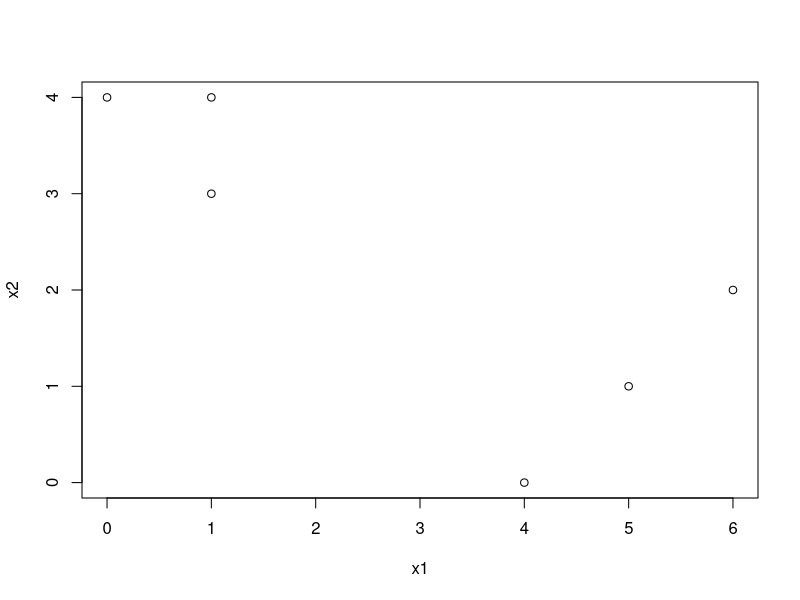
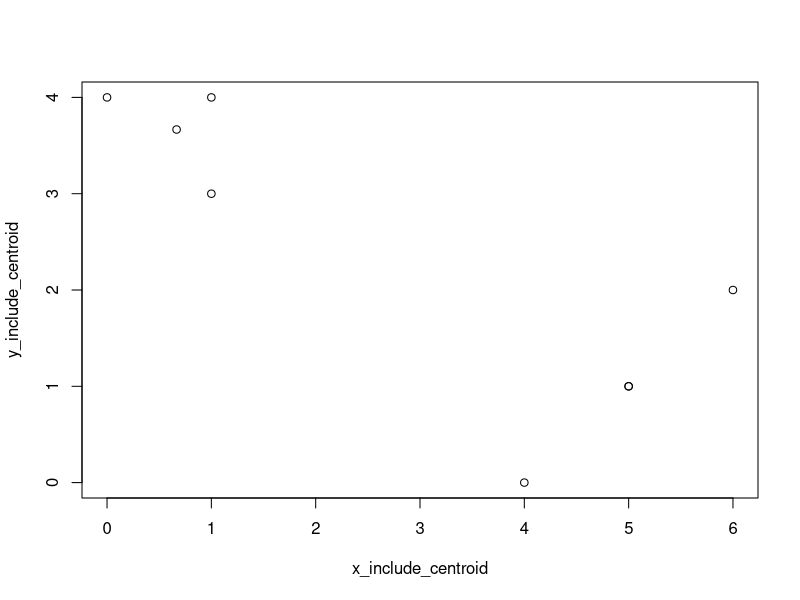
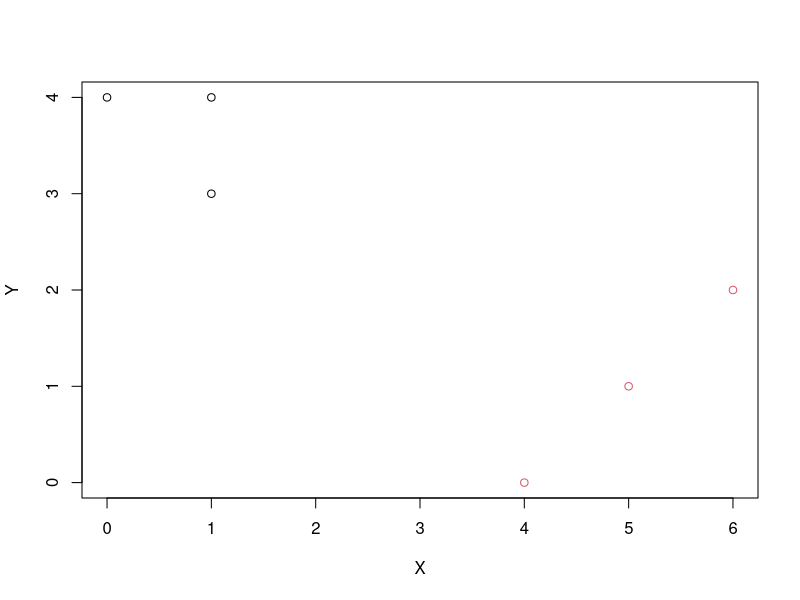

These charts were generated, in order, by the following R code:
x1 = c(1,1,0,5,6,4)
x2 = c(4,3,4,1,2,0)
plot(x1,x2)

x_include_centroid = c(1,1,0,5,6,4,2/3,5)
y_include_centroid = c(4,3,4,1,2,0,11/3,1)
plot(x_include_centroid,y_include_centroid)

data_frame = data.frame(X= x1, Y=x2)
data_frame
#Assigning color to each class by adding the class label.
plot(data_frame$X, data_frame$Y, col=c(1,1,1,2,2,2), xlab = 'X', ylab = 'Y')

